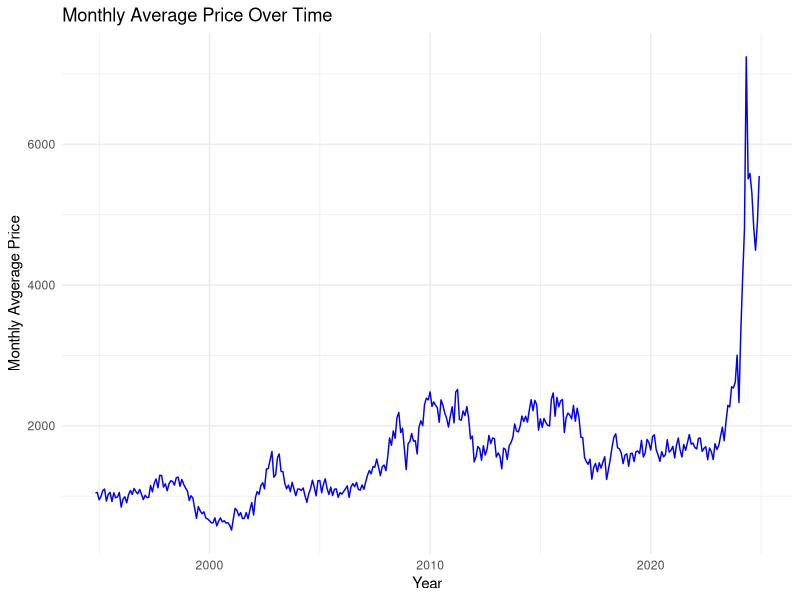
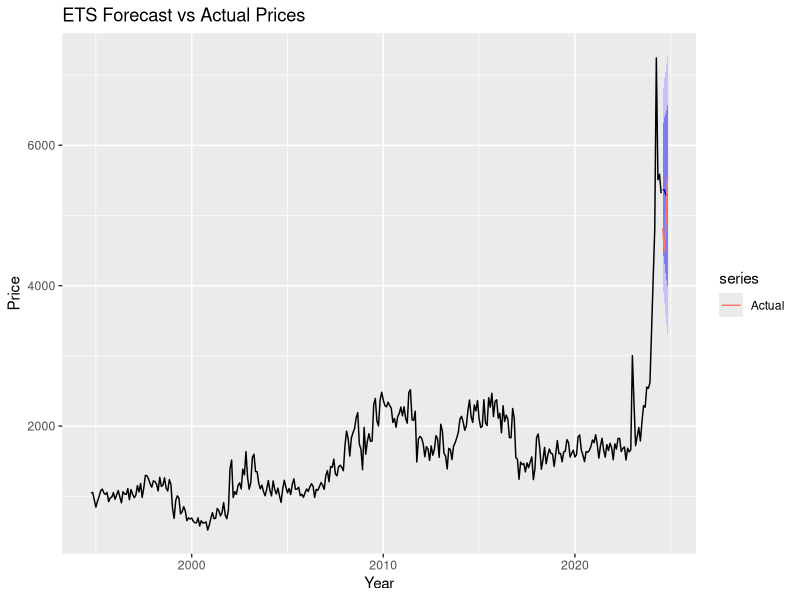
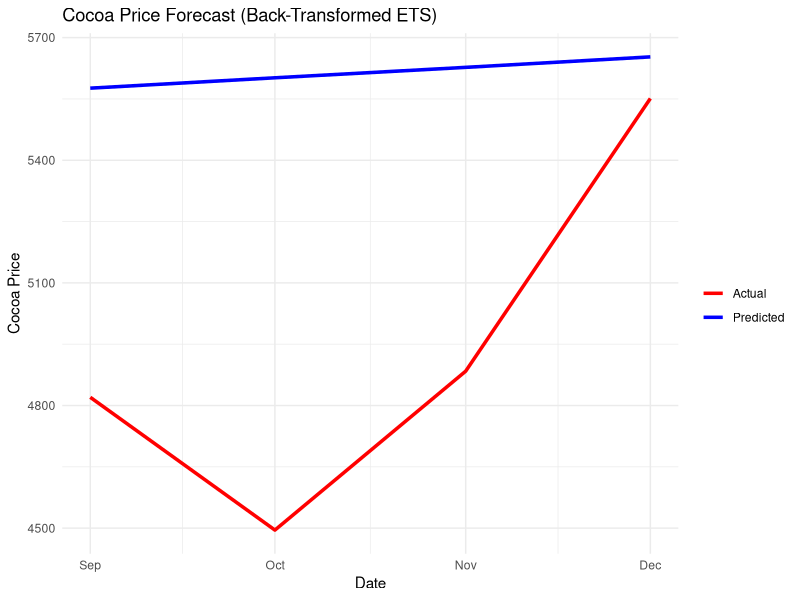
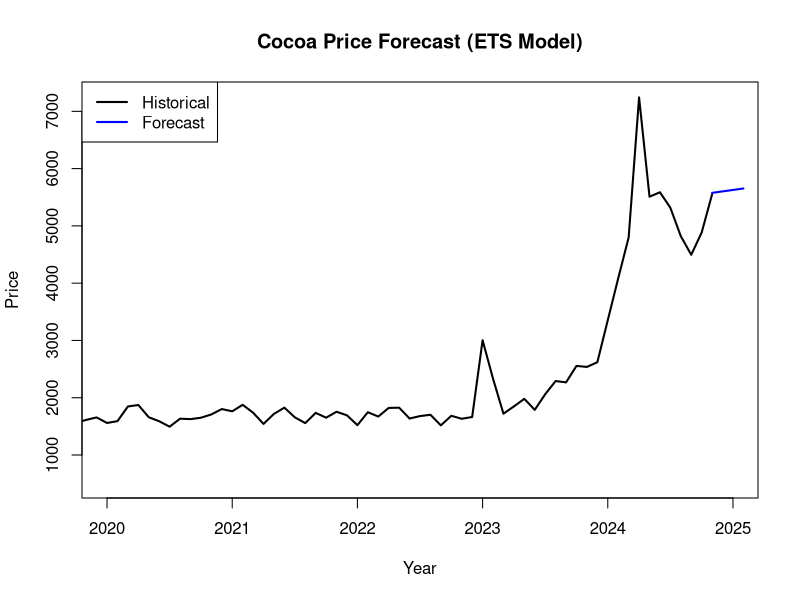

Write R code to recreate these figures, in order.
## ---- chunk 1
knitr::opts_chunk$set(echo = TRUE)
library(readr)
library(dplyr)
library(forecast)
library(readr)
library(tidyr)
library(lubridate)
library(ggplot2)
library(urca)
library(tseries)
library(zoo)
## ---- chunk 2
cocoa_data <- read.csv("merged_df.csv")
cocoa_data$Date <- as.Date(cocoa_data$Date)

cocoa_data <- cocoa_data %>%
  mutate(across(everything(), ~replace_na(., 0))) %>%
  mutate(log_price = log(Price_Monthly_Avg),
         diff_log_price = c(NA, diff(log_price)))
## ---- chunk 3
ggplot(cocoa_data, aes(x = Date, y = Price_Monthly_Avg)) +
  geom_line(color = "blue") +
  ggtitle("Monthly Average Price Over Time") +
  xlab("Year") +
  ylab("Monthly Avgerage Price") +
  theme_minimal()
## ---- chunk 4
price_ts <- ts(cocoa_data$Price_Monthly_Avg, start = c(1994, 10), frequency = 12)

# Split into training and testing
train_ts <- window(price_ts, end = c(2024, 7))
test_ts <- window(price_ts, start = c(2024, 8))

# Fit ETS model
ets_model <- ets(train_ts)
summary(ets_model)

forecast_ets <- forecast(ets_model, h = 4)

autoplot(forecast_ets) +
  autolayer(test_ts, series = "Actual") +
  ggtitle("ETS Forecast vs Actual Prices") +
  ylab("Price") +
  xlab("Year")

accuracy(forecast_ets, test_ts)
## ---- chunk 5
diff_log_price <- ts(cocoa_data$diff_log_price, start = c(1994, 10), frequency = 12)

diff_log_train <- window(diff_log_price, end = c(2024, 7))
diff_log_test <- window(diff_log_price, start = c(2024, 8))

diff_log_ets_model <- ets(diff_log_train, model = "ZZZ")
summary(diff_log_ets_model)

diff_log_forecast <- forecast(diff_log_ets_model, h = length(diff_log_test))


forecasted_diffs <- diff_log_forecast$mean

# reconstruct & back transform
last_log_price <- tail(window(cocoa_data$log_price, end = c(2024, 7)), 1)
log_price_forecast <- ts(cumsum(forecasted_diffs) + last_log_price,
                         start = time(diff_log_test)[1], frequency = 12)
price_forecast <- exp(log_price_forecast)

actual_price_test <- window(price_ts, start = time(diff_log_test)[1])

# Forecast vs actual price
plot_df <- data.frame(
  Date = seq.Date(from = as.Date("2024-09-01"), by = "month", length.out = 4),
  Actual = as.numeric(actual_price_test),
  Predicted = as.numeric(price_forecast)
)

ggplot(plot_df, aes(x = Date)) +
  geom_line(aes(y = Actual, color = "Actual"), size = 1.2) +
  geom_line(aes(y = Predicted, color = "Predicted"), size = 1.2) +
  labs(title = "Cocoa Price Forecast (Back-Transformed ETS)",
       y = "Cocoa Price",
       x = "Date",
       color = "") +
  scale_color_manual(values = c("Actual" = "red", "Predicted" = "blue")) +
  theme_minimal()

accuracy(price_forecast, actual_price_test)
## ---- chunk 6
forecast_start <- c(2024, 11) #data ends at nov
price_forecast_ts <- ts(price_forecast, start = forecast_start, frequency = 12)

# forecast
plot(price_ts, xlim = c(2020, 2025), ylim = range(c(price_ts, price_forecast_ts)),
     main = "Cocoa Price Forecast (ETS Model)", ylab = "Price", xlab = "Year", col = "black", lwd = 2)
lines(price_forecast_ts, col = "blue", lwd = 2)
legend("topleft", legend = c("Historical", "Forecast"), col = c("black", "blue"), lty = 1, lwd = 2)
